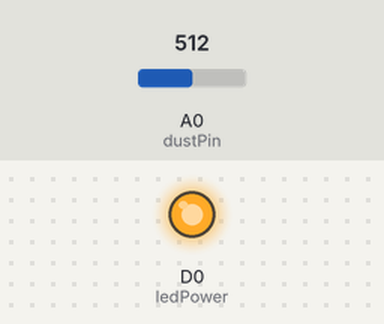
Simulated run of this sketch. Board: ESP8266 (NodeMCU). On the bench: output pins drawn as LEDs (lit = HIGH). Inputs (shaded band) come from the test bench; at power-on: A0 (dustPin) = 512. What the sketch prints to the serial monitor is not drawn.

Above: at 0.1 s.
Timing chart, 0 to 1.6 s (numbered marks = the images above):
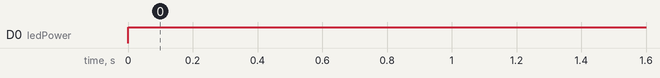

Measured:
- by itself, D0 (ledPower): LOW → HIGH at 0.00 s

The sketch:

Readdustsensor.ino
```cpp
int dustPin=A0;

float dustVal=0;

int ledPower=D0;
int delayTime=280;
int delayTime2=40;
float offTime=9680;
void setup(){
Serial.begin(9600);
Serial.println("test");
pinMode(ledPower,OUTPUT);
pinMode(dustPin, INPUT);
}

void loop(){
// ledPower is any digital pin on the arduino connected to Pin 3 on the sensor
digitalWrite(ledPower,LOW);
delayMicroseconds(delayTime);
dustVal=analogRead(dustPin);
delayMicroseconds(delayTime2);
digitalWrite(ledPower,HIGH);
delayMicroseconds(offTime);

delay(1000);

   float voltage = float(dustVal/1023)*3.3;

   voltage = (voltage/3)*5.8;

   float mg =0.17*voltage-0.1;

   Serial.println(mg);

}
```
